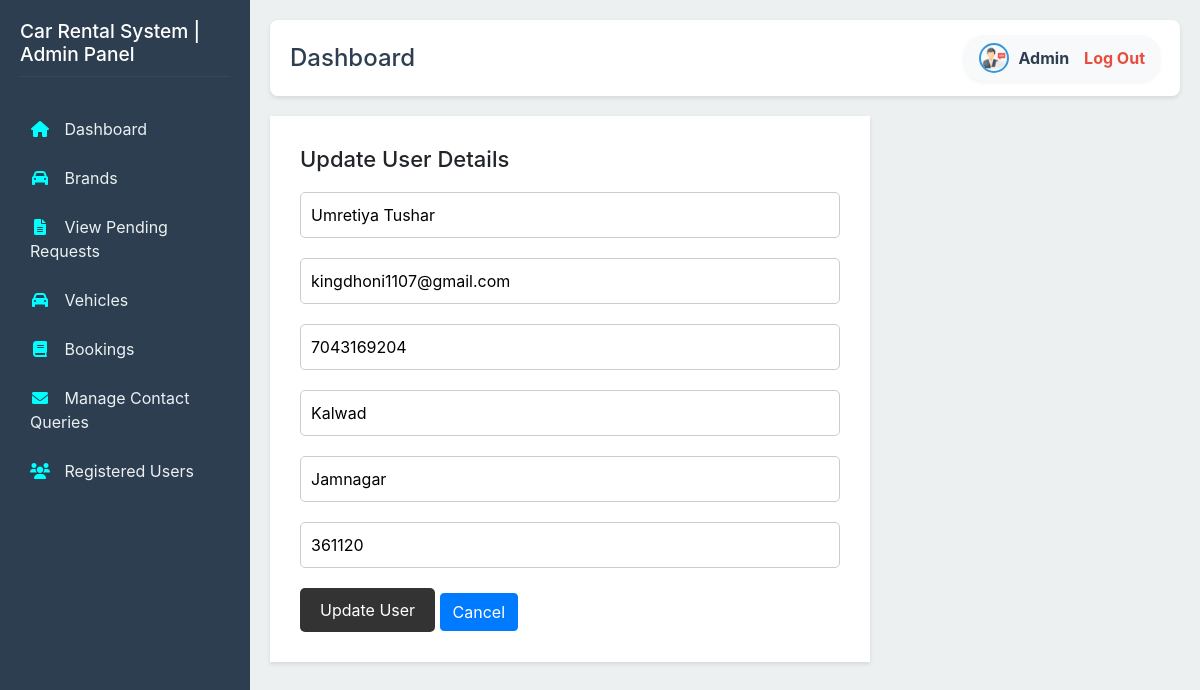
Page /admin/edit_user.php?id=1 (signed in) on the committed database.
### tables this page shows
CREATE TABLE `users` (
  `id` int(11) NOT NULL,
  `fullname` varchar(100) NOT NULL,
  `email` varchar(100) NOT NULL,
  `phone` varchar(15) NOT NULL,
  `password` varchar(255) NOT NULL,
  `created_at` timestamp NOT NULL DEFAULT current_timestamp(),
  `address` varchar(100) NOT NULL,
  `profile_pic` varchar(100) DEFAULT NULL,
  `city` varchar(30) NOT NULL,
  `zip_code` varchar(8) NOT NULL
);

### admin/edit_user.php (the view, shortened to what this page needs)
<?php
include('db_connection.php');
$user_id = isset($_GET['id']) ? intval($_GET['id']) : 0;
$sql = "SELECT * FROM users WHERE id = ?";
$stmt = $conn->prepare($sql);
$stmt->bind_param("i", $user_id);
$stmt->execute();
$result = $stmt->get_result();
$user = $result->fetch_assoc();
?>
<!DOCTYPE html>
<html lang="en">
<head>
    <link rel="stylesheet" href="admin-style.css">
    <link rel="stylesheet" href="https://cdnjs.cloudflare.com/ajax/libs/font-awesome/6.0.0-beta3/css/all.min.css">
    <link rel="stylesheet" href="https://stackpath.bootstrapcdn.com/bootstrap/4.5.2/css/bootstrap.min.css">
</head>
<body>
<?php require('navbar.php');?>
        <div class="edit-user-form">
            <h3>Update User Details</h3>
            <form action="edit_user.php?id=<?php echo $user_id; ?>" method="POST">
                <input type="text" name="name" placeholder="Full Name" value="<?php echo htmlspecialchars($user['fullname']); ?>" required>
                <input type="email" name="email" placeholder="Email" value="<?php echo htmlspecialchars($user['email']); ?>" required>
                <input type="text" name="phone" placeholder="Phone" value="<?php echo htmlspecialchars($user['phone']); ?>" required>
                <input type="text" name="address" placeholder="Address" value="<?php echo htmlspecialchars($user['address']); ?>" required>
                <input type="text" name="city" placeholder="City" value="<?php echo htmlspecialchars($user['city']); ?>" required>
                <input type="text" name="zip_code" placeholder="Zip Code" value="<?php echo htmlspecialchars($user['zip_code']); ?>" required>
                <button type="submit" name="update_user">Update User</button>
                <a class="btn btn-primary" type="button" href="registered_users.php">Cancel</a>
            </form>
        </div>
</body>
</html>

### admin/admin-style.css (style rules this page uses)
body { font-family: 'Segoe UI', Tahoma, Geneva, Verdana, sans-serif; margin: 0; padding: 0; display: flex; background-color: #f0f4f8; }

### admin/edit_user.php (style rules this page uses)
.edit-user-form { background: #fff; padding: 30px; box-shadow: 0 2px 4px rgba(0, 0, 0, 0.1); margin-top: 20px; max-width: 600px; }
.edit-user-form h3 { margin-bottom: 20px; font-size: 22px; }
.edit-user-form input[type="text"], .edit-user-form input[type="email"] { width: 100%; padding: 10px; margin-bottom: 20px; border: 1px solid #ccc; border-radius: 5px; font-size: 16px; }
.edit-user-form button { background: #333; color: #fff; padding: 10px 20px; border: none; border-radius: 5px; cursor: pointer; font-size: 16px; }

### rows in the picture
users: name "Umretiya Tushar", email "kingdhoni1107@gmail.com", phone "7043169204", address "Kalwad", city "Jamnagar", zip_code "361120"
